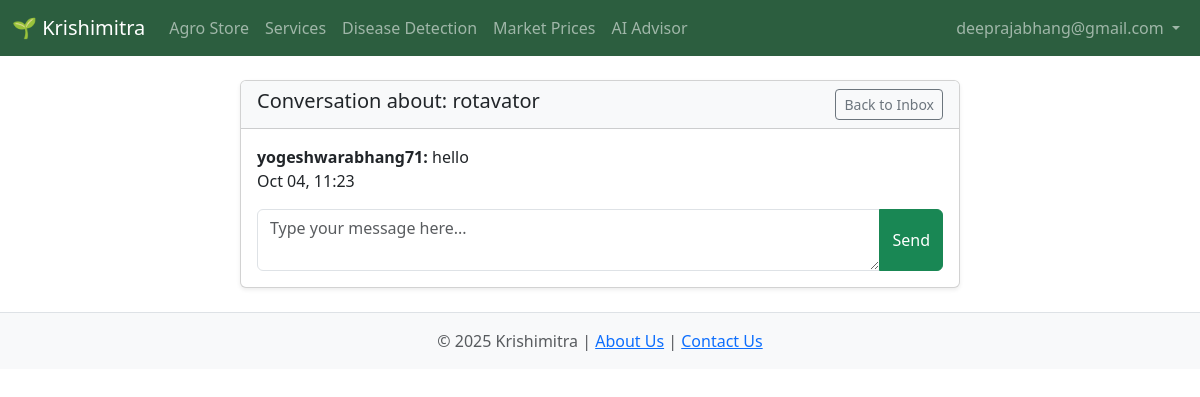
The page /conversation/chat/1 (signed in) on the database its author committed.
### app.py (models this page shows)
class Product(db.Model):
    id = db.Column(db.Integer, primary_key=True)
    name = db.Column(db.String(100), nullable=False)
    category = db.Column(db.String(50), nullable=False)
    description = db.Column(db.Text, nullable=False)
    price = db.Column(db.String(50), nullable=False)
    image = db.Column(db.String(255), nullable=False)
    seller_id = db.Column(db.Integer, db.ForeignKey('user.id'), nullable=False)

class Message(db.Model):
    id = db.Column(db.Integer, primary_key=True)
    conversation_id = db.Column(db.Integer, db.ForeignKey('conversation.id'), nullable=False)
    sender_id = db.Column(db.Integer, db.ForeignKey('user.id'), nullable=False)
    text = db.Column(db.Text, nullable=False)
    timestamp = db.Column(db.DateTime, nullable=False, default=datetime.utcnow)
    sender = db.relationship('User', foreign_keys=[sender_id])

class User(db.Model):
    id = db.Column(db.Integer, primary_key=True)
    name = db.Column(db.String(100), nullable=False)
    email = db.Column(db.String(120), unique=True, nullable=False)
    mobile = db.Column(db.String(20), unique=True, nullable=False)
    password = db.Column(db.String(200), nullable=False)
    role = db.Column(db.String(20), nullable=False)
    products = db.relationship('Product', backref='seller_user', lazy=True)
    services = db.relationship('Service', backref='provider', lazy=True)

### app.py (the view, shortened to what this page needs)
@app.route('/conversation/chat/<int:convo_id>', methods=['GET', 'POST'])
@login_required
def conversation_chat(convo_id):
    convo = Conversation.query.get_or_404(convo_id)
    if session['user_id'] not in [convo.buyer_id, convo.seller_id]:
        flash('You do not have permission to view this conversation.', 'error')
        return redirect(url_for('inbox'))
    return render_template('conversation.html', conversation=convo)

### app.py (called while the page is built)
def login_required(f):
    @wraps(f)
    def decorated_function(*args, **kwargs):
        if 'user_id' not in session:
            flash('Please log in to access this page.', 'error')
            return redirect(url_for('login'))
        return f(*args, **kwargs)
    return decorated_function

### templates/conversation.html (shortened to what this page needs)
{% extends 'base.html' %}
{% block content %}
<div class="container my-4">
    <div class="row justify-content-center">
        <div class="col-lg-8">
            <div class="card shadow-sm">
                <div class="card-header bg-light">
                    <a href="{{ url_for('inbox') }}" class="btn btn-sm btn-outline-secondary float-end">Back to Inbox</a>
                    <h5 class="mb-0">Conversation about: {{ conversation.product.name }}</h5>
                </div>
                <div class="card-body">
                    <div class="message-history">
                        {% if conversation.messages %}
                            {% for message in conversation.messages %}
                                <div class="message {% if message.sender_id == session.user_id %}sent{% else %}received{% endif %}">
                                    <div class="message-content">
                                        <p class="mb-0"><strong>{{ message.sender.email.split('@')[0] }}:</strong> {{ message.text }}</p>
                                    </div>
                                    <span class="timestamp">{{ message.timestamp.strftime('%b %d, %H:%M') }}</span>
                                </div>
                            {% endfor %}
                        {% else %}
                            <p class="text-center text-muted">No messages yet. Start the conversation!</p>
                        {% endif %}
                    </div>
                    <form method="POST" action="{{ url_for('conversation_chat', convo_id=conversation.id) }}" class="mt-3">
                        <div class="input-group">
                            <textarea name="message_text" class="form-control" placeholder="Type your message here..." required rows="2"></textarea>
                            <button class="btn btn-success" type="submit">Send</button>
                        </div>
                    </form>
                </div>
            </div>
        </div>
    </div>
</div>
{% endblock %}

### static/css/style.css (style rules this page uses)
.form-control, .form-select { transition: border-color 0.3s ease, box-shadow 0.3s ease; }

### rows shown on the page
Product: product.name "rotavator"
Message: sender.email "yogeshwarabhang71", text "hello", timestamp "Oct 04, 11:23"

### other values the page prints
{{ session.get('user_email') }} "deeprajabhang@gmail.com"
